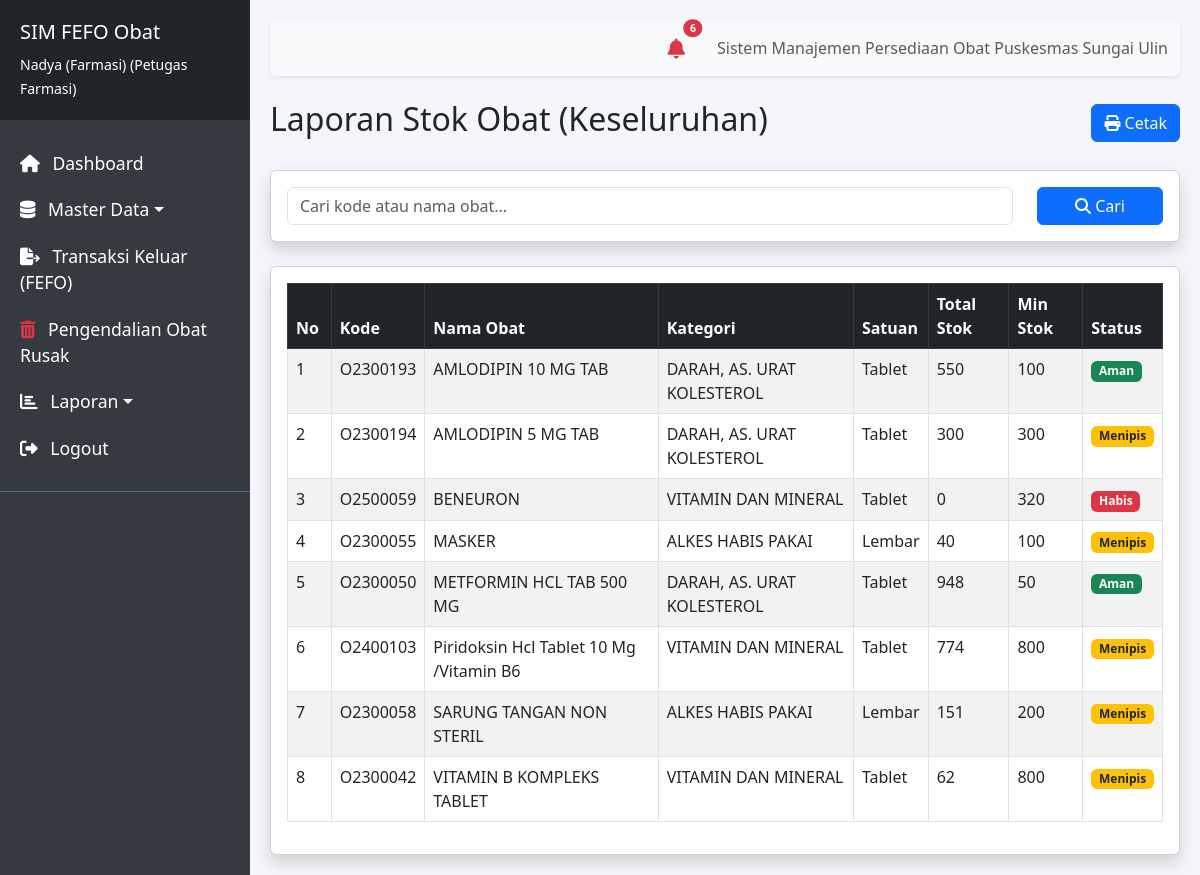
The app's page /modules/laporan/stok.php (signed in) with its own data.
### tables this page shows
CREATE TABLE `obat` (
  `id` int NOT NULL,
  `kode_obat` varchar(20) NOT NULL,
  `nama_obat` varchar(100) NOT NULL,
  `kategori_id` int DEFAULT NULL,
  `satuan_id` int DEFAULT NULL,
  `min_stok` int DEFAULT '0',
  `created_at` timestamp NULL DEFAULT CURRENT_TIMESTAMP
);

CREATE TABLE `kategori` (
  `id` int NOT NULL,
  `nama_kategori` varchar(50) NOT NULL
);

CREATE TABLE `satuan` (
  `id` int NOT NULL,
  `nama_satuan` varchar(50) NOT NULL
);

### modules/laporan/stok.php (the view, shortened to what this page needs)
<?php
require_once '../../config/database.php';
require_once '../../layouts/header.php';
require_once '../../layouts/sidebar.php';
$limit = 10;
$page = isset($_GET['page']) ? (int)$_GET['page'] : 1;
$offset = ($page - 1) * $limit;
$search = isset($_GET['search']) ? mysqli_real_escape_string($conn, $_GET['search']) : '';
$where = "";
$query = "SELECT o.*, k.nama_kategori, s.nama_satuan,
          COALESCE((SELECT SUM(stok) FROM batch_obat WHERE obat_id = o.id), 0) as total_stok
          FROM obat o
          LEFT JOIN kategori k ON o.kategori_id = k.id
          LEFT JOIN satuan s ON o.satuan_id = s.id
          $where
          ORDER BY o.nama_obat ASC LIMIT $limit OFFSET $offset";
$obat = mysqli_query($conn, $query);
?>
<div class="d-flex justify-content-between align-items-center mb-4">
    <h2>Laporan Stok Obat (Keseluruhan)</h2>
    <button onclick="window.print()" class="btn btn-primary no-print"><i class="fas fa-print"></i> Cetak</button>
</div>
<div class="card shadow mb-4 no-print">
    <div class="card-body">
        <form method="GET" class="row">
            <div class="col-md-10 mb-2 mb-md-0">
                <input type="text" name="search" class="form-control" placeholder="Cari kode atau nama obat..." value="<?= htmlspecialchars($search) ?>">
            </div>
            <div class="col-md-2">
                <button type="submit" class="btn btn-primary w-100"><i class="fas fa-search"></i> Cari</button>
            </div>
        </form>
    </div>
</div>
<div class="card shadow">
    <div class="card-body">
        <table class="table table-bordered table-striped">
            <thead class="table-dark">
                <tr>
                    <th width="5%">No</th>
                    <th>Kode</th>
                    <th>Nama Obat</th>
                    <th>Kategori</th>
                    <th>Satuan</th>
                    <th>Total Stok</th>
                    <th>Min Stok</th>
                    <th>Status</th>
                </tr>
            </thead>
            <tbody>
                <?php $no = $offset + 1; while ($row = mysqli_fetch_assoc($obat)): ?>
                <tr>
                    <td><?= $no++; ?></td>
                    <td><?= $row['kode_obat']; ?></td>
                    <td><?= $row['nama_obat']; ?></td>
                    <td><?= $row['nama_kategori']; ?></td>
                    <td><?= $row['nama_satuan']; ?></td>
                    <td><?= $row['total_stok']; ?></td>
                    <td><?= $row['min_stok']; ?></td>
                    <td>
                        <?php if ($row['total_stok'] <= $row['min_stok'] && $row['total_stok'] > 0): ?>
                            <span class="badge bg-warning text-dark">Menipis</span>
                        <?php elseif ($row['total_stok'] == 0): ?>
                            <span class="badge bg-danger">Habis</span>
                        <?php else: ?>
                            <span class="badge bg-success">Aman</span>
                        <?php endif; ?>
                    </td>
                </tr>
                <?php endwhile; ?>
            </tbody>
        </table>
    </div>
</div>
<?php require_once '../../layouts/footer.php'; ?>

### layouts/header.php (style rules this page uses)
body { font-family: 'Segoe UI', Tahoma, Geneva, Verdana, sans-serif; background-color: #f4f6f9; }

### records on screen
obat: kode_obat "O2300193", nama_obat "AMLODIPIN 10 MG TAB", kategori.nama_kategori "DARAH, AS. URAT KOLESTEROL", satuan.nama_satuan "Tablet", total_stok "550", min_stok "100", shows "Aman"
obat: kode_obat "O2300194", nama_obat "AMLODIPIN 5 MG TAB", kategori.nama_kategori "DARAH, AS. URAT KOLESTEROL", satuan.nama_satuan "Tablet", total_stok "300", min_stok "300", shows "Menipis"
obat: kode_obat "O2500059", nama_obat "BENEURON", kategori.nama_kategori "VITAMIN DAN MINERAL", satuan.nama_satuan "Tablet", total_stok "0", min_stok "320", shows "Habis"
obat: kode_obat "O2300055", nama_obat "MASKER", kategori.nama_kategori "ALKES HABIS PAKAI", satuan.nama_satuan "Lembar", total_stok "40", min_stok "100", shows "Menipis"
obat: kode_obat "O2300050", nama_obat "METFORMIN HCL TAB 500 MG", kategori.nama_kategori "DARAH, AS. URAT KOLESTEROL", satuan.nama_satuan "Tablet", total_stok "948", min_stok "50", shows "Aman"
obat: kode_obat "O2400103", nama_obat "Piridoksin Hcl Tablet 10 Mg /Vitamin B6", kategori.nama_kategori "VITAMIN DAN MINERAL", satuan.nama_satuan "Tablet", total_stok "774", min_stok "800", shows "Menipis"
obat: kode_obat "O2300058", nama_obat "SARUNG TANGAN NON STERIL", kategori.nama_kategori "ALKES HABIS PAKAI", satuan.nama_satuan "Lembar", total_stok "151", min_stok "200", shows "Menipis"
obat: kode_obat "O2300042", nama_obat "VITAMIN B KOMPLEKS TABLET", kategori.nama_kategori "VITAMIN DAN MINERAL", satuan.nama_satuan "Tablet", total_stok "62", min_stok "800", shows "Menipis"

### other values on screen
$_SESSION['nama_lengkap'] "Nadya (Farmasi)"
$_SESSION['role'] "Petugas Farmasi"
$total_notif "6"
